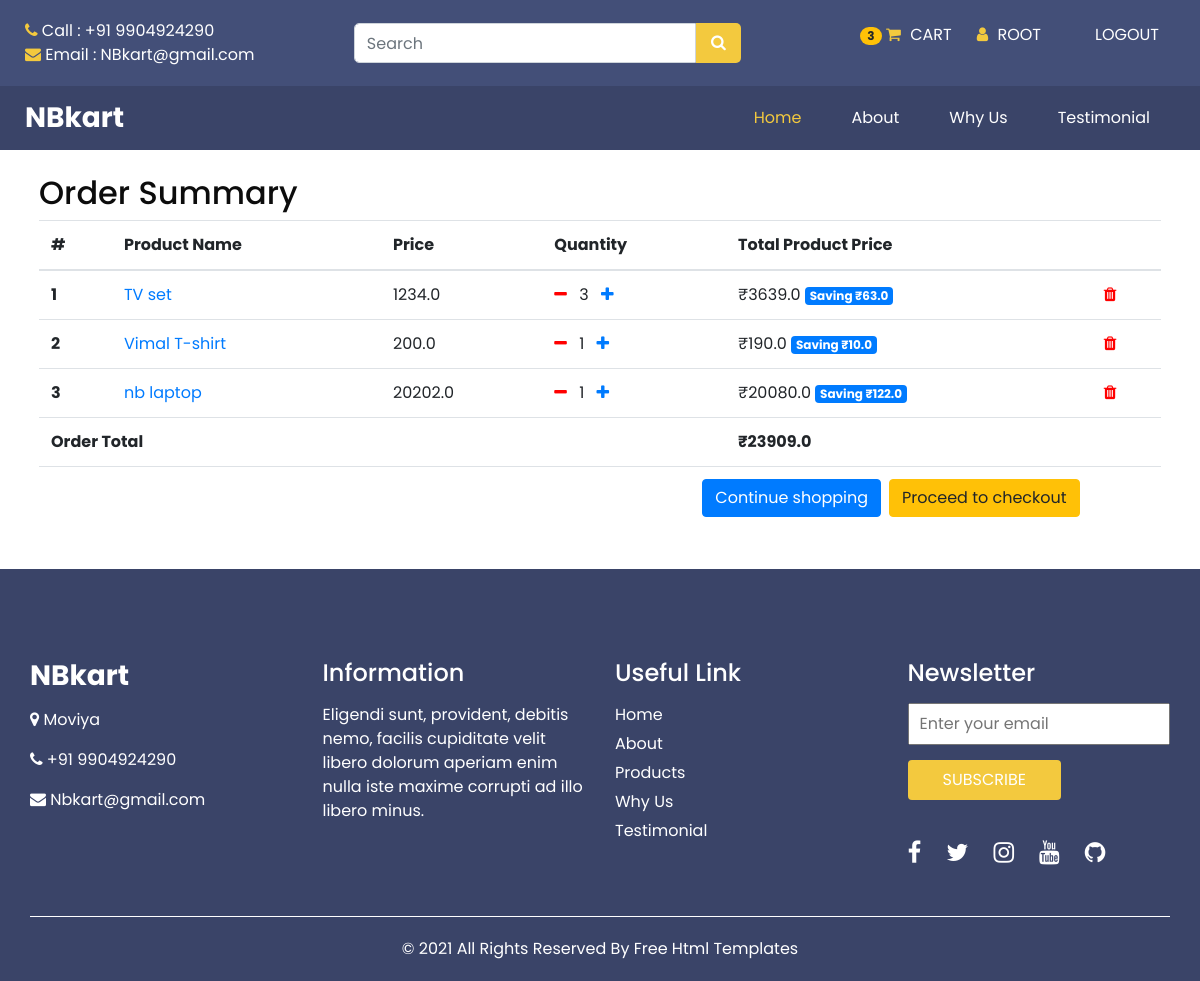
Page /order-summary/ (signed in) on the committed database.
### app1/models.py (models this page shows, shortened)
class Order(models.Model):
    user = models.ForeignKey(settings.AUTH_USER_MODEL,on_delete=models.CASCADE)
    products = models.ManyToManyField(OrderProduct)
    start_date = models.DateTimeField(auto_now_add=True)
    ordered_date = models.DateTimeField()
    ordered = models.BooleanField(default=False)
    def get_total(self):
        total = 0
        for order_product in self.products.all():
            total += order_product.get_final_price()
        return total

class OrderProduct(models.Model):
    user = models.ForeignKey(settings.AUTH_USER_MODEL,on_delete=models.CASCADE)
    product = models.ForeignKey(Product, on_delete=models.CASCADE)
    qty = models.IntegerField(default=1)
    ordered = models.BooleanField(default=False)
    def get_total_product_price(self):
        return self.qty * self.product.price
    def get_total_discount_product_price(self):
        return self.qty * self.product.discount_price
    def get_amount_saved(self):
        return self.get_total_product_price() - self.get_total_discount_product_price()
    def get_final_price(self):
        if self.product.discount_price:
            return self.get_amount_saved()
        return self.get_total_product_price()

class Product(models.Model):
    photo = models.ImageField(upload_to='productphoto')
    name = models.CharField(max_length=50)
    des = models.TextField(max_length=200)
    price = models.FloatField()
    discount_price = models.FloatField(blank=True,null=True)
    category = models.CharField(choices=CATEGORY_CHOICES,max_length=10)
    label = models.CharField(choices=LABEL_CHOICES,max_length=1)
    slug = models.SlugField()

### app1/views.py (the view)
# urls.py: path('order-summary/', OrderSummaryView.as_view(), name='order-summary'),
class OrderSummaryView(LoginRequiredMixin, View):
    def get(self, *args, **kwargs):
        try:
            order = Order.objects.get(user=self.request.user, ordered=False)
            context = {
                'object': order
            }
            return render(self.request, 'app1/order_summary.html', context)
        except ObjectDoesNotExist:
            messages.warning(self.request, "You do not have an active order")
            return redirect("/")

### app1/templatetags/cart_template_tags.py (called while the page is built)
@register.filter
def cart_product_count(user):
    if user.is_authenticated:
        qs = Order.objects.filter(user=user, ordered=False)
        if qs.exists():
            return qs[0].products.count()
    return 0

### app1/templates/app1/order_summary.html (shortened to what this page needs)
{% extends "app1/base.html" %}
{% load static %}
{% load cart_template_tags %}
{% block content %}
<main>
  <div class="container p-4">
    <div class="table-responsive text-nowrap">
      <h2>Order Summary</h2>
      <table class="table">
        <thead>
          <tr>
            <th scope="col">#</th>
            <th scope="col">Product Name</th>
            <th scope="col">Price</th>
            <th scope="col">Quantity</th>
            <th scope="col">Total Product Price</th>
            <th scope="col"></th>
          </tr>
        </thead>
        <tbody>
          {% for order_product in object.products.all %}
          <tr>
            <th scope="row">{{ forloop.counter }}</th>
            <td>
              <a href="{% url 'app1:product' order_product.product.slug %}"
                >{{ order_product.product.name }}</a
              >
            </td>
            <td>{{ order_product.product.price }}</td>
            <td>
              <a
                style="color: red"
                href="{% url 'app1:remove-single-product-from-cart' order_product.product.slug %}"
                ><i class="fa fa-minus mr-2"></i>
              </a>
              {{ order_product.qty }}
              <a href="{% url 'app1:add-to-cart' order_product.product.slug %}"
                ><i class="fa fa-plus ml-2"></i
              ></a>
            </td>
            <td>
              {% if order_product.product.discount_price %}
              ₹{{order_product.get_amount_saved }}
              <span class="badge badge-primary">
                Saving ₹{{ order_product.get_total_discount_product_price}}</span>
              {% else %}
              ₹{{ order_product.get_total_product_price }}
              {% endif%}
            </td>
            <td class="align-middle">
              <a
                style="color: red"
                href="{% url 'app1:remove-from-cart' order_product.product.slug %}"
                ><i class="fa fa-trash"></i>
              </a>
            </td>
          </tr>
          {% endfor %}
          {% if object.get_total %}
          <tr>
            <td colspan="4"><b>Order Total</b></td>
            <td><b>₹{{ object.get_total }}</b></td>
            <td></td>
          </tr>
          <tr>
            <td colspan="5">
              <a class="btn btn-warning float-right ml-2" href="/checkout/"
                >Proceed to checkout</a
              >
              <a class="btn btn-primary float-right" href="/"
                >Continue shopping</a
              >
            </td>
            <td></td>
          </tr>
          {% endif %}
        </tbody>
      </table>
    </div>
  </div>
</main>
{% endblock content %}

### app1/templates/app1/navbar.html (shortened to what this page needs)
{% load cart_template_tags %}
  <header class="header_section">
    <div class="header_top">
      <div class="container-fluid">
        <div class="top_nav_container">
          <div class="contact_nav">
            <a href="">
              <i class="fa fa-phone" aria-hidden="true"></i>
              <span>Call : +91 9904924290</span>
            </a>
            <a href="">
              <i class="fa fa-envelope" aria-hidden="true"></i>
              <span>Email : NBkart@gmail.com</span>
            </a>
          </div>
          <form method="get" action="{% url 'app1:home' %}" value="{{request.GET.q}}" class="search_form">
            <input name="q" type="search" value="{{request.GET.q}}" class="form-control" placeholder="Search" />
            <button type="submit"><i class="fa fa-search" aria-hidden="true"></i></button>
          </form>
          <ul class="nav-flex-icons list-inline" style="list-style:none">
            <div class="user_option_box">
              <li>
                <a href="{% url 'app1:order-summary' %}" class="cart-link">
                  <span class="badge badge-pill badge-warning"> {{ request.user|cart_product_count }} </span>
                  <i class="fa fa-shopping-cart" aria-hidden="true"></i>
                  <span>
                    Cart
                  </span>
                </a>
              </li>
              {% if request.user.is_authenticated %}
              <li class="list-inline-item">
                <a href="" class="account-link">
                  <i class="fa fa-user" aria-hidden="true"></i>
                  <span>
                    {{request.user}}
                  </span>
                </a>
              </li>
              <li class="list-inline-item">
                <a class="nav-link waves-effect" href="{% url 'account_logout' %}">
                  <span class="clearfix d-none d-sm-inline-block">Logout</span>
                </a>
              </li>
              {% endif %}
            </div>
          </ul>
        </div>
      </div>
    </div>
    <div class="header_bottom">
      <div class="container-fluid">
        <nav class="navbar navbar-expand-lg custom_nav-container ">
          <a class="navbar-brand" href="/">
            <span>
              NBkart
            </span>
          </a>
          <div class="collapse navbar-collapse" id="navbarSupportedContent">
            <ul class="navbar-nav ">
              <li class="nav-item active">
                <a class="nav-link" href="/">Home <span class="sr-only">(current)</span></a>
              </li>
              <li class="nav-item">
                <a class="nav-link" href="app1/about.html"> About</a>
              </li>
              <li class="nav-item">
                <a class="nav-link" href="app1/why.html">Why Us</a>
              </li>
              <li class="nav-item">
                <a class="nav-link" href="app1/testimonial.html">Testimonial</a>
              </li>
            </ul>
          </div>
        </nav>
      </div>
    </div>
  </header>

### app1/static/css/style.css (style rules this page uses)
body { font-family: 'Poppins', sans-serif; color: #0c0c0c; background-color: #ffffff; overflow-x: hidden; }
a, a:hover, a:focus { text-decoration: none; }
.btn, .btn:focus { outline: none !important; -webkit-box-shadow: none; box-shadow: none; }
.header_section { background-color: #3a4468; }
.header_section .container-fluid { padding-right: 25px; padding-left: 25px; }
.header_section .header_top { padding: 15px 0; background-color: #434f78; }
.header_section .header_bottom { padding: 10px 0; }
.top_nav_container { display: -webkit-box; display: -ms-flexbox; display: flex; -webkit-box-pack: justify; -ms-flex-pack: justify; justify-content: space-between; -webkit-box-align: center; -ms-flex-align: center; align-items: center; }
.contact_nav { display: -webkit-box; display: -ms-flexbox; display: flex; }
.contact_nav a { color: #ffffff; margin-right: 10px; }
.contact_nav a i { color: #f3c93e; }
.search_form { display: -webkit-box; display: -ms-flexbox; display: flex; margin: 0 15px; }
.search_form .form-control { border-radius: 5px 0 0 5px; height: 40px; width: auto; min-width: unset; }
.search_form button { width: 45px; min-width: 45px; height: 40px; padding: 0; border: none; outline: none; color: #ffffff; background-color: #f3c93e; border-radius: 0 5px 5px 0; }
.user_option_box { display: -webkit-box; display: -ms-flexbox; display: flex; -webkit-box-align: center; -ms-flex-align: center; align-items: center; }
.user_option_box a { color: #ffffff; margin-left: 25px; text-transform: uppercase; }
.user_option_box a i { color: #f3c93e; }
.user_option_box a span { margin-left: 5px; }
.navbar-brand { padding: 0; margin: 0; color: #000000; font-weight: bold; font-size: 28px; font-weight: bold; }
.navbar-brand span { color: #ffffff; }
.custom_nav-container { padding: 0; }
.custom_nav-container .navbar-nav { margin-left: auto; }
.custom_nav-container .navbar-nav .nav-item .nav-link { padding: 10px 25px; color: #ffffff; text-align: center; }
.custom_nav-container .navbar-nav .nav-item:hover .nav-link, .custom_nav-container .navbar-nav .nav-item.active .nav-link { color: #f3c93e; }

### app1/static/css/responsive.css (style rules this page uses)
@media (min-width: 1200px) { .container { max-width: 1170px; } }

### app1/static/css/custom.css (style rules this page uses)
.contact_nav { display: grid; }

### rows in the picture
OrderProduct: product.name "TV set", product.price "1234.0", qty "3", get_amount_saved "3639.0", get_total_discount_product_price "63.0"
OrderProduct: product.name "Vimal T-shirt", product.price "200.0", qty "1", get_amount_saved "190.0", get_total_discount_product_price "10.0"
OrderProduct: product.name "nb laptop", product.price "20202.0", qty "1", get_amount_saved "20080.0", get_total_discount_product_price "122.0"
Order: get_total "23909.0"

### other values in the picture
{{ request.user|cart_product_count }} "3"
{{ request.user }} "ROOT"
